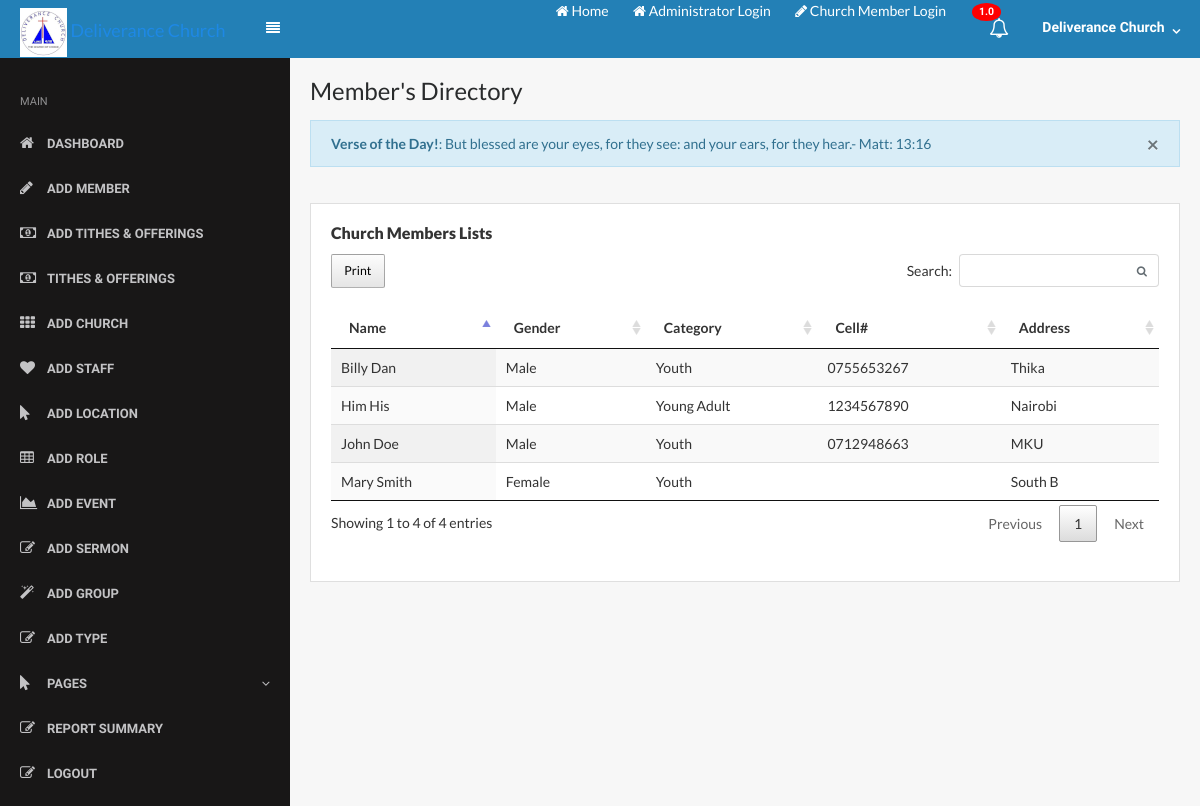
Page /members.php (signed in) on the committed database.
### tables this page shows
CREATE TABLE `members` (
  `id` int(11) NOT NULL,
  `name` varchar(255) NOT NULL,
  `natid` varchar(255) NOT NULL,
  `gender` varchar(255) NOT NULL,
  `dob` date NOT NULL,
  `type` varchar(255) NOT NULL,
  `username` varchar(50) NOT NULL,
  `password` varchar(255) NOT NULL,
  `address` varchar(255) NOT NULL,
  `cell` varchar(12) NOT NULL,
  `branch` varchar(255) NOT NULL,
  `baptism` date NOT NULL,
  `email` varchar(100) NOT NULL,
  `money` bigint(100) NOT NULL
);

### members.php (the view, shortened to what this page needs)
<!DOCTYPE HTML>
<html>
<head>
    <?php
    include("inc/topnav.php");
    include("inc/sidebar.php");
    ?>
    <link rel="stylesheet" href="assets/css/bootstrap.css">
    <link rel="stylesheet" href="assets/css/core.css">
    <link rel="stylesheet" href="assets/css/components.css">
    <link rel="stylesheet" href="assets/icons/fontawesome/styles.min.css">
    <link rel="stylesheet" href="lib/css/chartist.min.css">
    <link rel="stylesheet" href="assets/css/sweetalert2.css">
    <link rel="stylesheet" href="assets/DataTables/datatables.min.css">
    <link rel="stylesheet" href="assets/DataTables/buttons.dataTables.min.css">
</head>
<div class="content-wrapper">
    <div class="content">
        <div class="row">
            <div class="col-lg-12">
                <h4 class="card-title">Member's Directory</h4>
                <p>
                    <div class="row-fluid">
                        <div class="span12">
                            <div class="alert alert-info">
                                <strong>Verse of the Day!</strong>: But blessed are your eyes, for they see: and your ears, for they hear.- Matt: 13:16
                                <a href="#" data-dismiss="alert" class="close">×</a>
                            </div>
                        </div>
                    </div>
                    <div class="row">
                        <div class="col-lg-12">
                            <div class="card">
                                <div class="card-block">
                                    <h6 class="card-title text-bold">Church Members Lists</h6>
                                    <table id="example" class="display" style="width:100%">
                                        <thead>
                                            <tr>
                                                <th>Name</th>
                                                <th>Gender</th>
                                                <th>Category</th>
                                                <th>Cell#</th>
                                                <th>Address</th>
                                            </tr>
                                        </thead>
                                        <tbody>
                                            <?php
                                            $conn = mysqli_connect('localhost', 'root', '', 'project');
                                            $table = mysqli_query($conn, 'SELECT * FROM members ORDER BY name ASC');
                                            while ($row = mysqli_fetch_array($table))
                                            {; ?>
                                                <tr>
                                                    <td><?php echo $row['name']; ?></td>
                                                    <td><?php echo $row['gender']; ?></td>
                                                    <td><?php echo $row['type']; ?></td>
                                                    <td> <?php echo $row['cell']; ?></td>
                                                    <td> <?php echo $row['address']; ?></td>
                                                </tr>
                                            <?php } ?>
                                        </tbody>
                                    </table>

### assets/css/core.css (style rules this page uses)
.card { margin-bottom: 20px; margin-top: 20px; color: #333; border-radius: 0; }

### assets/css/components.css (style rules this page uses)
html, body { width: 100%; height: 100%; }
.content { padding: 20px 20px; }
.content:after { content: ''; display: table; clear: both; }
.content-wrapper { padding-bottom: 1.33333; width: 100%; }
@media (min-width: 768px) { .content-wrapper { display: table-cell; vertical-align: top; } }
.text-bold { font-weight: 800; }
table.dataTable thead th, table.dataTable thead td { border-bottom: 1px solid #eeeeef; }
table.dataTable thead .sorting { background-image: url("../../lib/img/sort_both.png"); }
table.dataTable thead .sorting_asc { background-image: url("../../lib/img/sort_asc.png"); }

### rows in the picture
members: name "Billy Dan", gender "Male", type "Youth", cell "0755653267", address "Thika"
members: name "Him His", gender "Male", type "Young Adult", cell "1234567890", address "Nairobi"
members: name "John Doe", gender "Male", type "Youth", cell "0712948663", address "MKU"
members: name "Mary Smith", gender "Female", type "Youth", address "South B"
